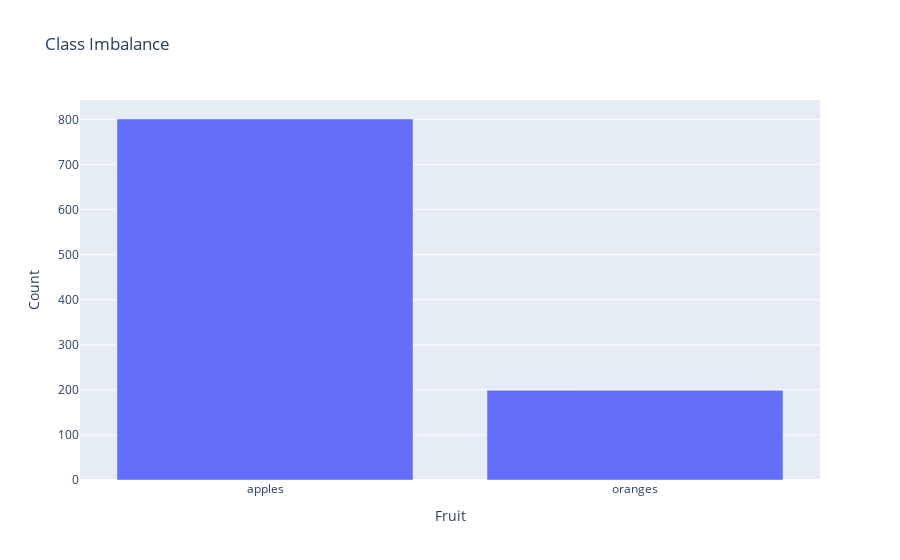

The code cell stored with this chart in its notebook:
### Code cell
# Calculate class counts
class_counts = df['Fruit'].value_counts()

# Create a bar plot to visualize class imbalance
fig = px.bar(
    class_counts,
    x=class_counts.index,
    y=class_counts.values,
    labels={'x': 'Fruit', 'y': 'Count'},
    title='Class Imbalance'
)
fig.show()

### Figure 1 — Plotly figure (JSON) as saved in the notebook; plotly's stock layout.template omitted (floating-point values rounded to 4 significant figures)
{"data": [{"alignmentgroup": "True", "hovertemplate": "Fruit=%{x}<br>Count=%{y}<extra></extra>", "legendgroup": "", "marker": {"color": "#636efa", "pattern": {"shape": ""}}, "name": "", "offsetgroup": "", "orientation": "v", "showlegend": false, "textposition": "auto", "type": "bar", "x": ["apples", "oranges"], "xaxis": "x", "y": [801, 199], "yaxis": "y"}], "layout": {"barmode": "relative", "legend": {"tracegroupgap": 0}, "title": {"text": "Class Imbalance"}, "xaxis": {"anchor": "y", "domain": [0, 1], "title": {"text": "Fruit"}}, "yaxis": {"anchor": "x", "domain": [0, 1], "title": {"text": "Count"}}}}
